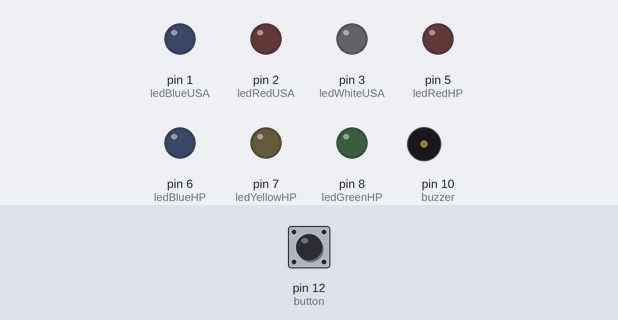
A sketch run on a simulated Arduino Uno, built with avr-gcc and run on an emulated ATmega328P. On the bench: output pins drawn as LEDs (lit = HIGH), buzzer (waves = sounding, pin HIGH). Dashed ring = blinking. Inputs (shaded band) come from the test bench; at power-on: pin 12 (button) HIGH.

Above: at 1.2 s.
1.3 s: pin 12 (button) pulled LOW for 0.15 s
At 1.42 s:
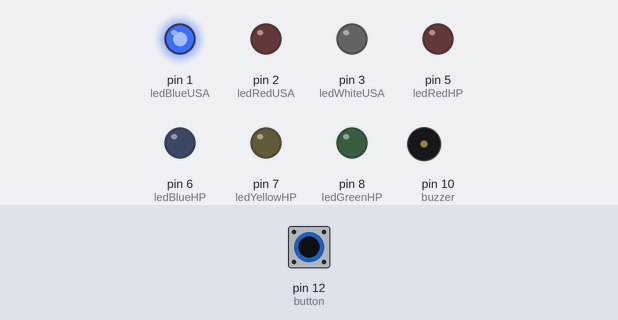
4.3 s: pin 12 (button) pulled LOW for 1 s
At 4.42 s:
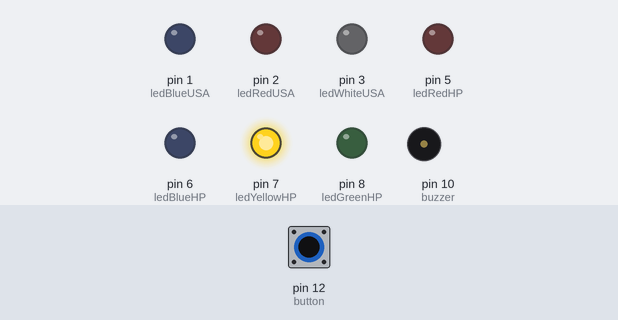
7.5 s: pin 12 (button) pulled LOW for 3.2 s
At 8.12 s:
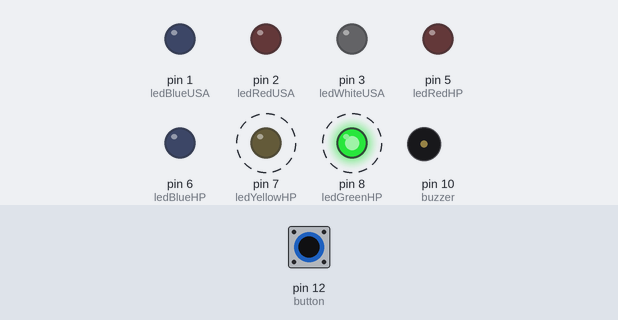
Timing chart, 0 to 13.3 s (numbered marks = the images above; inputs shaded):
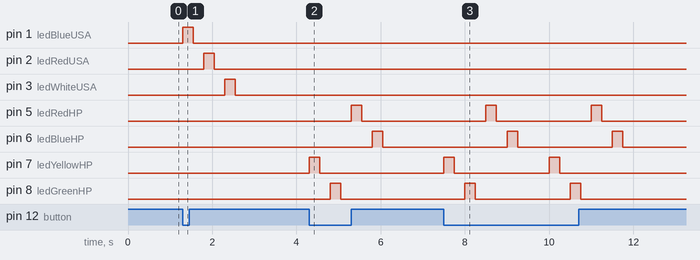

The sketch:

Saha_Arpita_FinalProject.ino
```cpp
int ledBlueUSA = 1;
int ledRedUSA = 2;
int ledWhiteUSA = 3;
int ledRedHP = 5;
int ledBlueHP = 6;
int ledYellowHP = 7;
int ledGreenHP = 8;
int button = 12;
int buttonOff = 13;
int buzzer = 10;
int tracker = 1;


void setup() {
  // put your setup code here, to run once:
  pinMode (ledBlueUSA, OUTPUT);
  pinMode (ledRedUSA, OUTPUT);
  pinMode (ledWhiteUSA, OUTPUT);
  pinMode (ledBlueHP, OUTPUT);
  pinMode (ledRedHP, OUTPUT);
  pinMode (ledYellowHP, OUTPUT);
  pinMode (ledGreenHP, OUTPUT);
  pinMode (button, INPUT_PULLUP);
  pinMode (buzzer, OUTPUT);
}

void loop() {
  // put your main code here, to run repeatedly:
  if (digitalRead(button) == LOW)
  {
    if (tracker == 1) {
      digitalWrite(ledBlueUSA, HIGH);
      delay(250);
      digitalWrite(ledBlueUSA, LOW);
      delay(250);
      digitalWrite(ledRedUSA, HIGH);
      delay(250);
      digitalWrite(ledRedUSA, LOW);
      delay(250);
      digitalWrite(ledWhiteUSA, HIGH);
      delay(250);
      digitalWrite(ledWhiteUSA, LOW);
      delay(250);
      tracker = -tracker;
    }
    else
    {
      digitalWrite(ledYellowHP, HIGH);
      delay(250);
      digitalWrite(ledYellowHP, LOW);
      delay(250);
      digitalWrite(ledGreenHP, HIGH);
      delay(250);
      digitalWrite(ledGreenHP, LOW);
      delay(250);
      digitalWrite(ledRedHP, HIGH);
      delay(250);
      digitalWrite(ledRedHP, LOW);
      delay(250);
      digitalWrite(ledBlueHP, HIGH);
      delay(250);
      digitalWrite(ledBlueHP, LOW);
      delay(250);
    }
    delay(500);
  }
}
```

Measured:
- after the input at 1.3 s, pin 1 (ledBlueUSA): LOW → HIGH at once, → LOW 0.25 s later; pin 2 (ledRedUSA): LOW → HIGH after 0.50 s, → LOW 0.25 s later; pin 3 (ledWhiteUSA): LOW → HIGH after 1.0 s, → LOW 0.25 s later
- after the input at 4.3 s, pin 5 (ledRedHP): LOW → HIGH after 1.0 s, → LOW 0.25 s later; pin 6 (ledBlueHP): LOW → HIGH after 1.5 s, → LOW 0.25 s later; pin 7 (ledYellowHP): LOW → HIGH at once, → LOW 0.25 s later; pin 8 (ledGreenHP): LOW → HIGH after 0.50 s, → LOW 0.25 s later
- after the input at 7.5 s, pin 5 (ledRedHP): alternates HIGH for 0.25 s and LOW for 2.3 s, 4 changes in all, then stays LOW, starting after 1.0 s; pin 6 (ledBlueHP): alternates HIGH for 0.25 s and LOW for 2.3 s, 4 changes in all, then stays LOW, starting after 1.5 s
